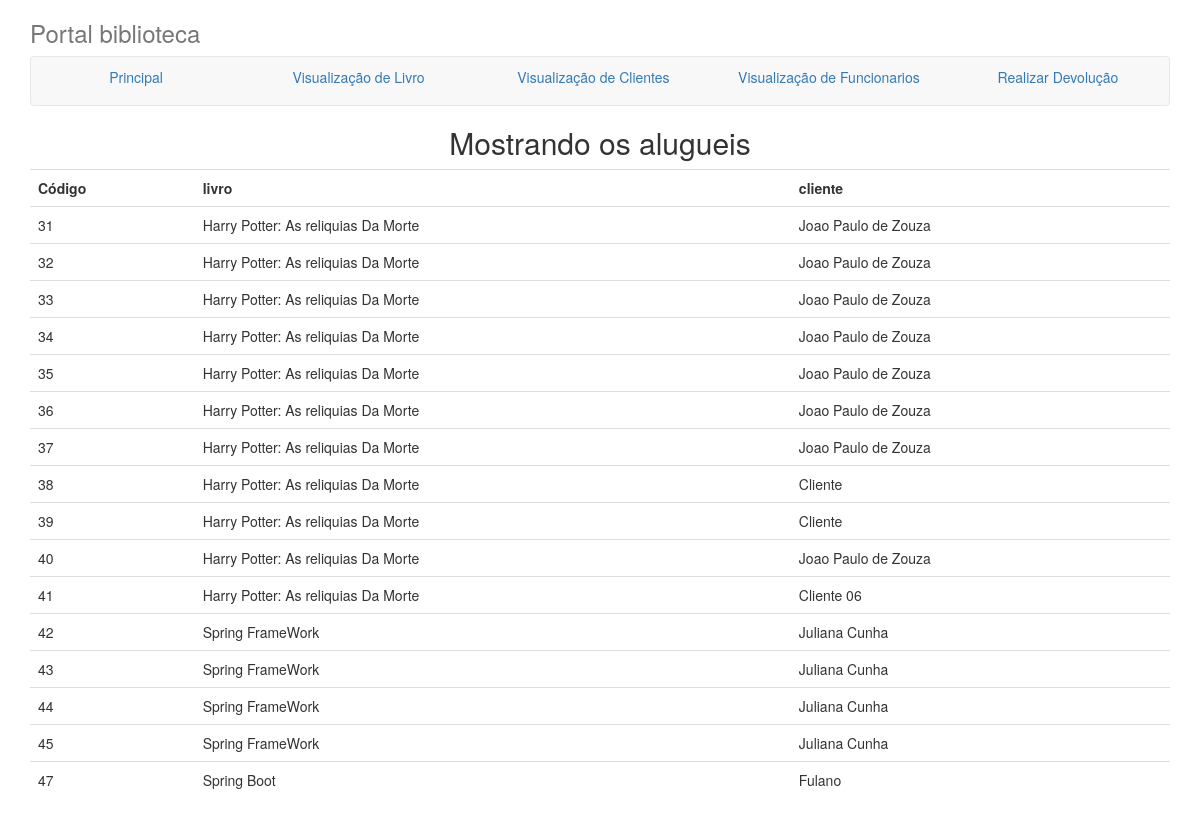
Screenshot of /trafegoDados/processaHistorico.php with the database file from the repository.
### tables this page shows
CREATE TABLE IF NOT EXISTS `rent` (
  `id` bigint(20) unsigned NOT NULL AUTO_INCREMENT,
  `rentDate` varchar(50) DEFAULT NULL,
  `id_client` int(11) DEFAULT NULL,
  `id_book` int(11) DEFAULT NULL,
  `id_employee` int(11) DEFAULT NULL,
  `avaliable` varchar(50) DEFAULT NULL,
  UNIQUE KEY `id` (`id`)
);

CREATE TABLE IF NOT EXISTS `book` (
  `id` bigint(20) unsigned NOT NULL AUTO_INCREMENT,
  `name` varchar(100) NOT NULL,
  `writer` varchar(100) NOT NULL,
  `pages` varchar(100) NOT NULL,
  `stash` int(100) NOT NULL,
  UNIQUE KEY `id` (`id`)
);

CREATE TABLE IF NOT EXISTS `client` (
  `name` varchar(100) NOT NULL,
  `phone` varchar(100) NOT NULL,
  `mail` varchar(100) NOT NULL,
  `cpf` varchar(100) NOT NULL,
  `address` varchar(100) NOT NULL,
  `rentCount` int(11) NOT NULL,
  `id` bigint(20) unsigned NOT NULL AUTO_INCREMENT,
  UNIQUE KEY `is` (`id`)
);

### trafegoDados/processaHistorico.php (the view, shortened to what this page needs)
<!doctype html>
<html>
<head>
<link rel="stylesheet" href="../css/bootstrap.css">
</head>
<body>
<div class="container">
      <div class="masthead">
        <h3 class="text-muted">Portal biblioteca</h3>
        <nav class="navbar navbar-default">
          <ul class="nav nav-justified">
			<li class="active"><a href="../index.php">Principal</a></li>
            <li><a href="../visualizacao/visualizacaoLivro.php">Visualização de Livro</a></li>
            <li><a href="../visualizacao/visualizacaoCliente.php">Visualização de Clientes</a></li>
            <li><a href="../visualizacao/visualizacaoFuncionario.php">Visualização de Funcionarios</a></li>
			<li><a href="devolucao.php">Realizar Devolução</a></li>
          </ul>
        </nav>
      </div>
      <div>
<?php
		$resultado=mysql_query("Select * from rent where avaliable='Devolvido' order by id") or die ("Não é possível consultar Alugueis.");
		print("<center><h2>Mostrando os alugueis</h2>");
		print("<table class='display table' width='90%'>");
		print("<tr><td><b>Código</td>");
		print("<td><b>livro</td>");
		print("<td><b>cliente</td>");
			while ($linha=mysql_fetch_array($resultado))
{
   $id=$linha["id"];
   $book=$linha["id_book"];
		$resultado2=mysql_query("Select * from book where id='$book'") or die ("Não é possível consultar nome do cliente.");
		while($linha2=mysql_fetch_array($resultado2))
		$bookName=$linha2["name"];
   $client=$linha["id_client"];
		$resultado1=mysql_query("Select * from client where id='$client'") or die ("Não é possível consultar nome do cliente.");
		while($linha1=mysql_fetch_array($resultado1))
		$clientName=$linha1["name"];
   print("<tr><td>$id</td>");
   print("<td>$bookName</td>");
   print("<td>$clientName</td>");
       }
   print("</table></center>");
?>
</body>
</html>

### rows the page displays
rent: id "31", id_book.name "Harry Potter: As reliquias Da Morte", id_client.name "Joao Paulo de Zouza"
rent: id "32", id_client.name "Joao Paulo de Zouza"
book: name "Harry Potter: As reliquias Da Morte"
rent: id "33", id_client.name "Joao Paulo de Zouza"
rent: id "34", id_client.name "Joao Paulo de Zouza"
rent: id "35", id_client.name "Joao Paulo de Zouza"
rent: id "36", id_client.name "Joao Paulo de Zouza"
rent: id "37", id_client.name "Joao Paulo de Zouza"
rent: id "38", id_client.name "Cliente"
rent: id "39", id_client.name "Cliente"
rent: id "40", id_client.name "Joao Paulo de Zouza"
rent: id "41", id_book.name "Harry Potter: As reliquias Da Morte", id_client.name "Cliente 06"
rent: id "42", id_book.name "Spring FrameWork", id_client.name "Juliana Cunha"
rent: id "43", id_book.name "Spring FrameWork", id_client.name "Juliana Cunha"
rent: id "44", id_client.name "Juliana Cunha"
book: name "Spring FrameWork"
rent: id "45", id_client.name "Juliana Cunha"
rent: id "47", id_book.name "Spring Boot", id_client.name "Fulano"
